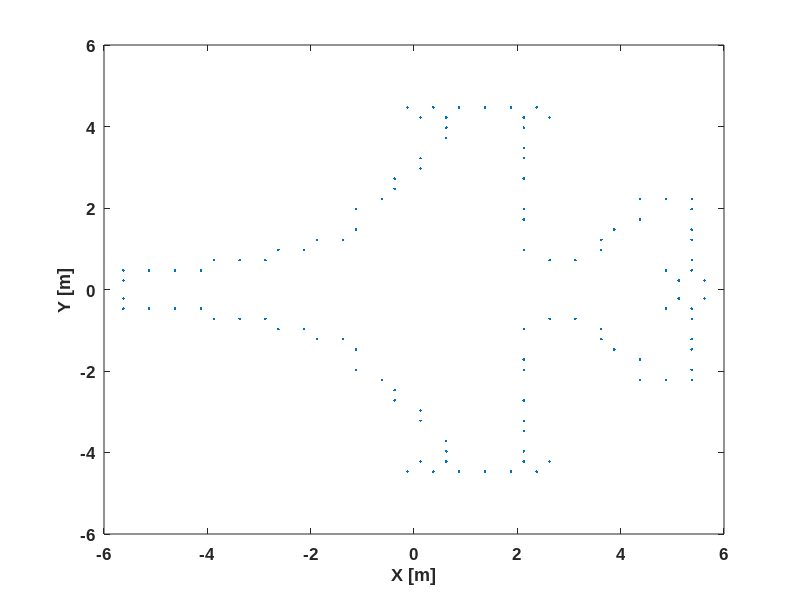

The MATLAB source for this figure: (Note: this script raises an error after producing the figure.)
%----------------------------------------------------------------
% This code can be used to generate Figure 4-21 and 4-22
%----------------------------------------------------------------
clear all
close all

c = .3; % speed of light
fc = 8; % center frequency
phic = 0*pi/180; % center of azimuth look angles

%________________PRE PROCESSING OF ISAR________________
BWx = 18; % range extend
M = 64; % range sampling
BWy = 16; % xrange extend 
N = 64; % xrange sampling

dx = BWx/M; % range resolution
dy = BWy/N; % xrange resolution

% Form spatial vectors
X = -dx*M/2:dx:dx*(M/2-1);
Y = -dy*N/2:dy:dy*(N/2-1);

%Find resoltions in freq and angle
df = c/(2*BWx); % frequency resolution
dk = 2*pi*df/c; % wavenumber resolution
kc = 2*pi*fc/c;
dphi = pi/(kc*BWy);% azimuth resolution

%Form F and PHI vectors
F = fc+[-df*M/2:df:df*(M/2-1)]; % frequency vector
PHI = phic+[-dphi*N/2:dphi:dphi*(N/2-1)];% azimuth vector
K = 2*pi*F/c; % wavenumber vector

%________________ FORM RAW BACKSCATTERED DATA________________
%load scattering centers
load fighterSC
l = length(xx);
%---Figure 4.21-----------------------------------------------------
h = figure;
plot(xx,yy,'.')
set(gca,'FontName', 'Arial', 'FontSize',12,'FontWeight', 'Bold');
xlabel('Range [m]'); ylabel('Cross - range [m]');
colormap(1-gray);
xlabel('X [m]'); 
ylabel('Y [m]'); 
%saveas(h,'Figure4-21.png','png');

%form backscattered E-field from scattering centers
Es = zeros(M,N);
for m=1:l;
    Es = Es+1.0*exp(-j*2*K'*(cos(PHI)*xx(m)+sin(PHI)*yy(m)));
end

%_____ POST PROCESSING OF ISAR (small-BW small angles)________________
ISAR = fftshift(ifft2(Es.')); 

%---Figure 4.22-----------------------------------------------------
h = figure;
matplot2(X,Y,ISAR,25); colormap(1-gray); colorbar
set(gca,'FontName', 'Arial', 'FontSize',12,'FontWeight', 'Bold');
xlabel('Range [m]'); ylabel('Cross - range [m]');
colormap(1-gray);
%saveas(h,'Figure4-22.png','png');

